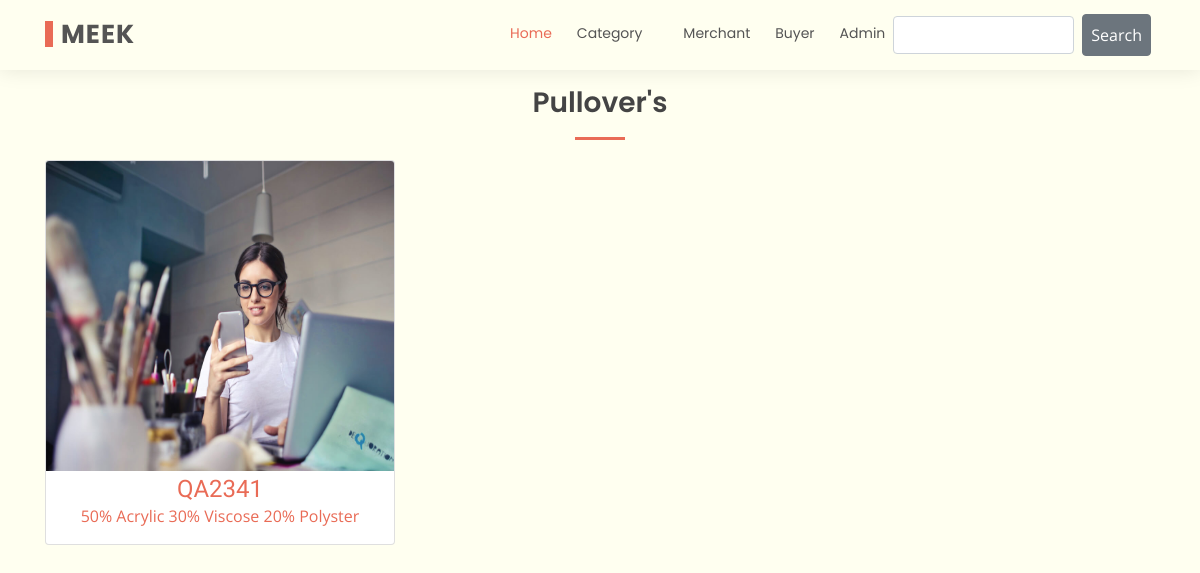
Page /category/pullover on the earlier database version.
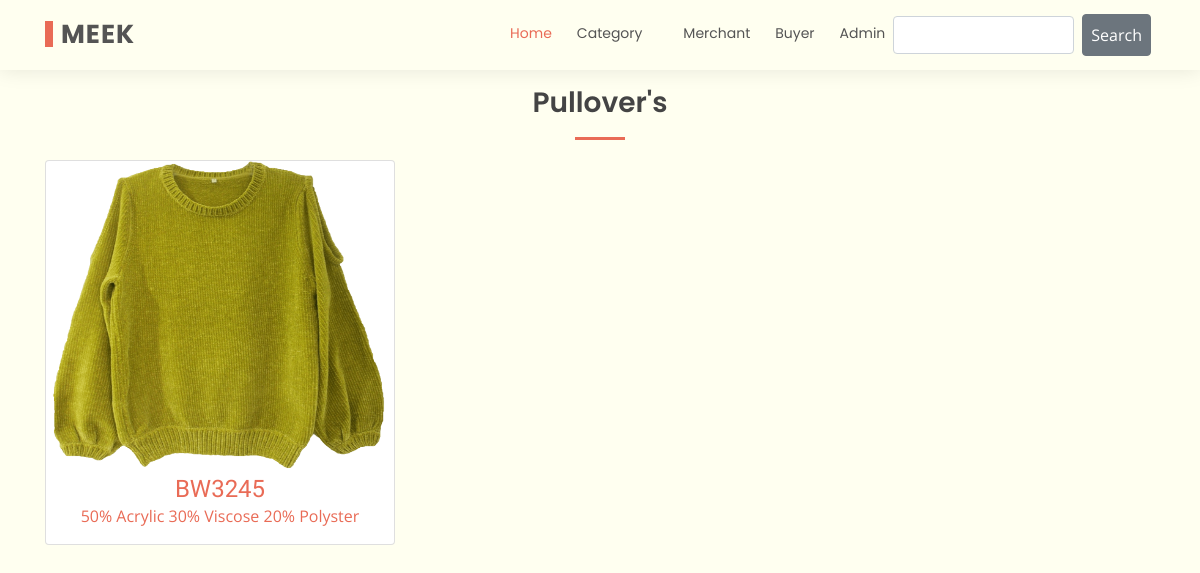
Same page on the later database version.
### product/models.py (models this page shows, shortened)
class Product(models.Model):
    product_style = models.CharField(max_length=21)
    product_composition = models.CharField(max_length=144)
    product_gauge = models.CharField(max_length=13)
    product_size = models.CharField(max_length=13)
    product_weight = models.CharField(max_length=13)
    product_moq = models.CharField(max_length=13)
    product_fob = models.CharField(max_length=13)
    product_category = models.ForeignKey(Category, on_delete=models.SET_DEFAULT, default="-")
    product_gender = models.ForeignKey(Gender, on_delete=models.SET_DEFAULT, default="-")
    product_merchant = models.ForeignKey(Merchant, on_delete=models.SET_DEFAULT, default="Admin")
    product_buyer = models.IntegerField(default=0)
    product_shipment_date = models.DateField(auto_now_add=False)
    product_quantity = models.IntegerField(default=0)
    product_image = models.ImageField(default='default.jpg', upload_to='product/pro')
    product_chart = models.ImageField(default='default.jpg', upload_to='product/chart')

### core/views.py (the view)
# urls.py: path('category/pullover', views.pullover_view, name='pullover_index'),
def pullover_view(request):
    query = 'pullover'
    pullover = Product.objects.filter(
        Q(product_category__category_name__exact=query)
    )
    return render(request, 'product/core/pullover/pullover_list.html', {'products': pullover})

### product/templates/product/core/pullover/pullover_list.html (shortened to what this page needs)
{% extends 'product/master.html' %}
{% load static %}
{% block main %}
  <main id="main">
    <section id="services" class="services">
      <div class="container">
        <div class="section-title mt-3 mb-0 p-0" data-aos="fade-up">
          <h2>Pullover's</h2>
        </div>
        <div class="row">
          {% for product in products %}
            <div class="col-lg-4 col-md-6 align-items-stretch">
              <div class="card" id='product-card'>
                <a href="{% url 'product:product_details' product.id %}">
                <img style='weight: 233pt; height: 233pt;' class='card-img-top' src="{{ product.product_image.url }}" alt="" srcset=""></a>
                <h4 class='mt-1 text-center mb-0'><a href="{% url 'product:product_details' product.id %}">{{product.product_style}}</a></h4>
                <p class='text-center'><a href="{% url 'product:product_details' product.id %}">{{product.product_composition}}</a></p>
              </div>
              <br>
            </div>
          {% endfor %}
        </div>
      </div>
    </section>
  </main>
{% endblock main %}

Differences in the rows shown:
removed Product: product_image (picture), product_style "QA2341", product_composition "50% Acrylic 30% Viscose 20% Polyster"
now on this page (row edited): Product: product_image (picture), product_style "BW3245", product_composition "50% Acrylic 30% Viscose 20% Polyster"
